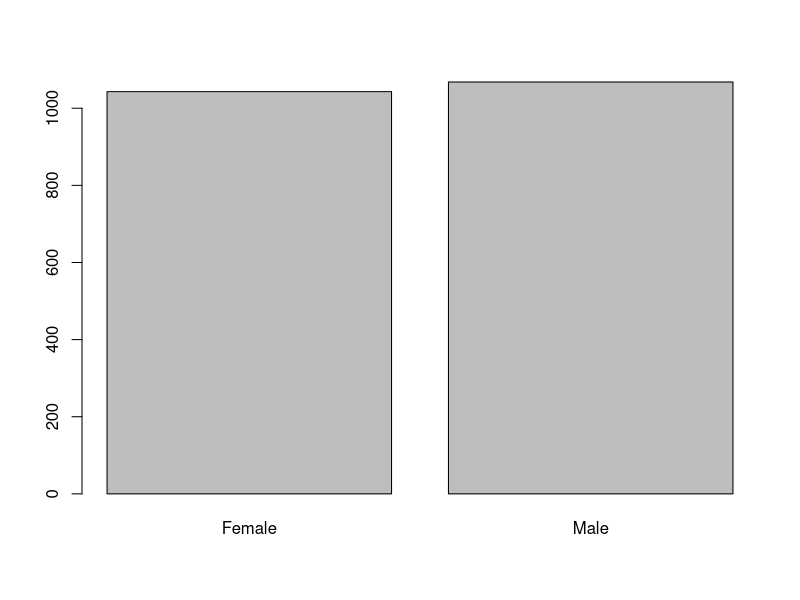
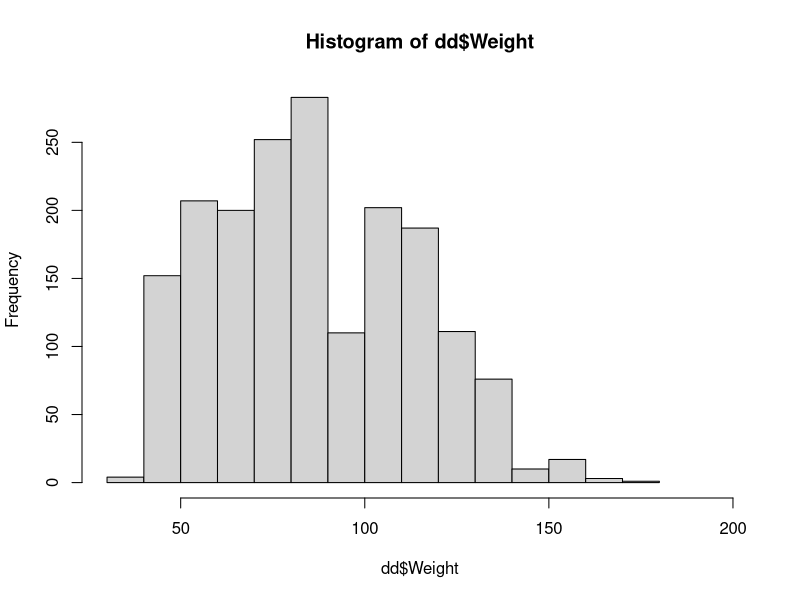
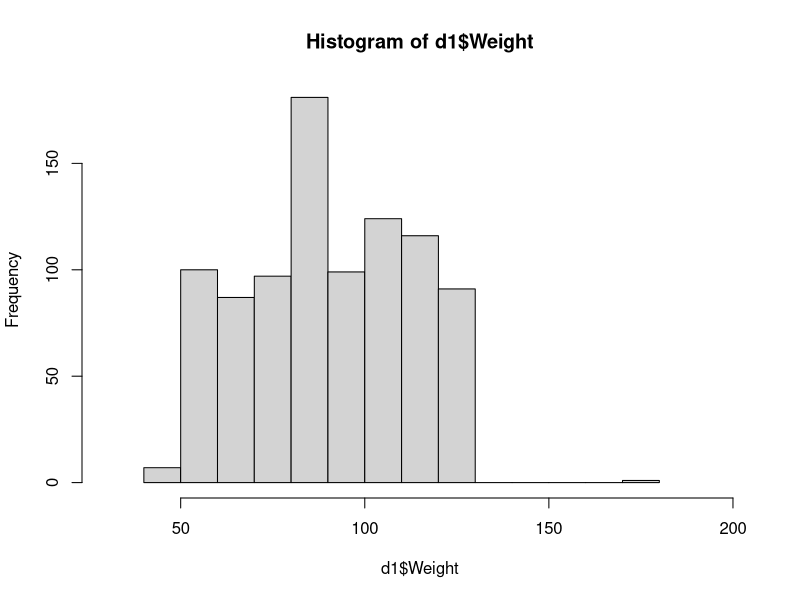
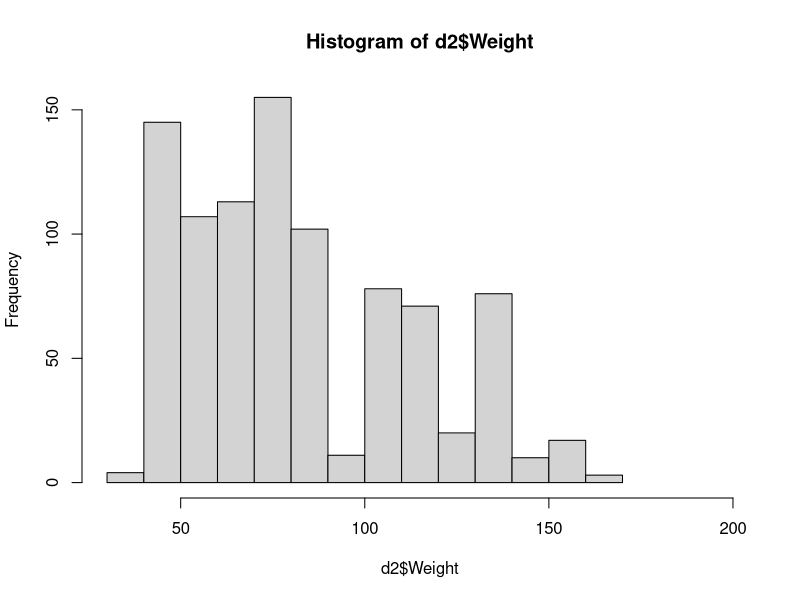
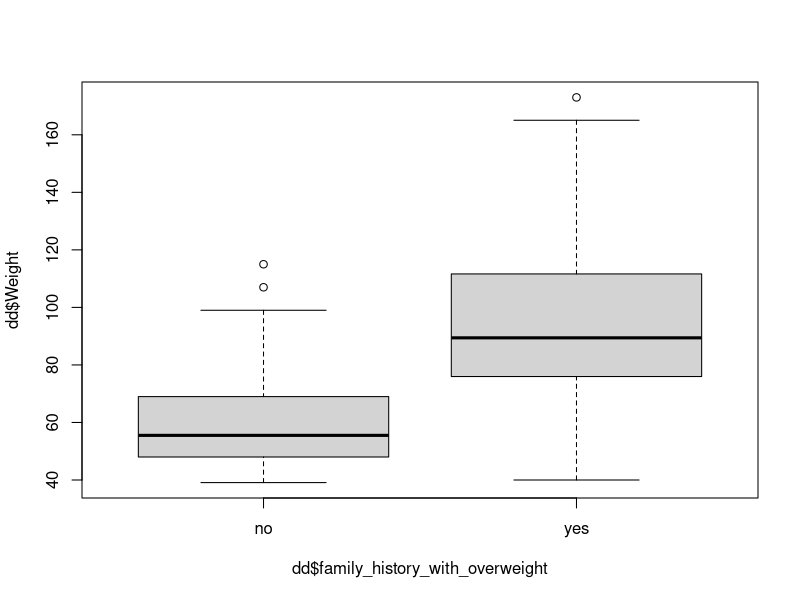
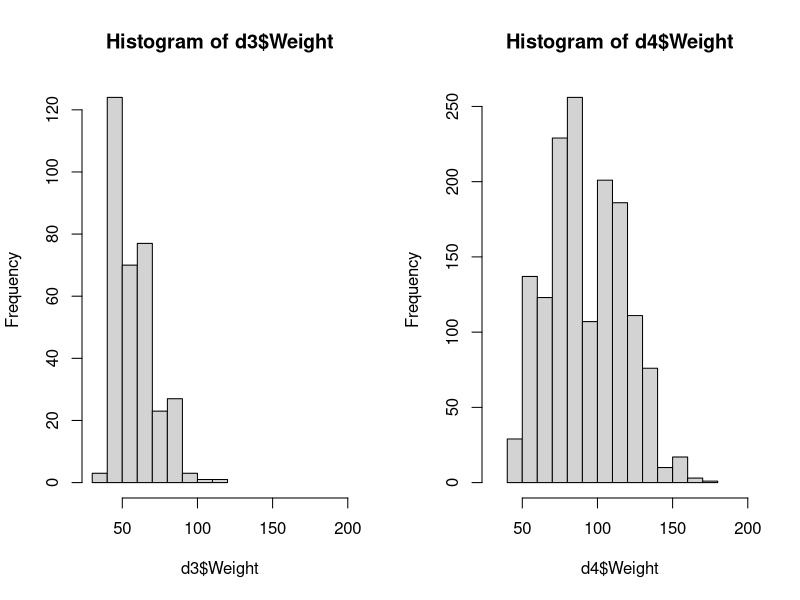

Recreate these plots in R, in order.
# limpiar los datos del RStudio -> rm(list=ls())
# limpiar los plots del RStudio -> dev.off()

# cargar base de datos
setwd("C:/Users/oscar.garries/Downloads/")
dd <- read.table("ObesityDatasetAmbMissingValues.csv",header=T, sep=",");

# resumen de cada variable de la dd (incluye median, quantile...)
summary(dd)

# barplot -> variables descriptives
barplot(table(dd$Gender))

# histogram -> variables qualitatives
d1 <- subset(dd, dd$Gender=="Male")
d2 <- subset(dd, dd$Gender=="Female")
hist(dd$Weight, breaks = 10, xlim=c(30,200)) 
hist(d1$Weight, breaks = 10, xlim=c(30,200))
hist(d2$Weight, breaks = 10, xlim=c(30,200))

head(dd)

boxplot(dd$Weight~dd$family_history_with_overweight)
d3 <- subset(dd, dd$family_history_with_overweight=="no")
d4 <- subset(dd, dd$family_history_with_overweight=="yes")
par(mfrow=c(1,2))
hist(d3$Weight, breaks = 10, xlim=c(30,200))
hist(d4$Weight, breaks = 10, xlim=c(30,200))
